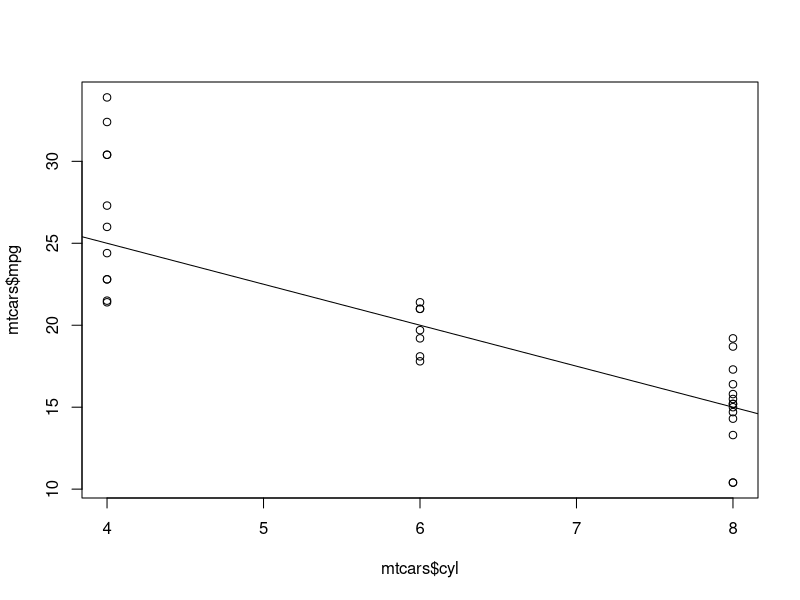

Source code (R):
## ---- chunk 1

head(mtcars)

mean(mtcars$mpg)

## ---- chunk 2

plot(mtcars$cyl, mtcars$mpg)
abline(35, -5/2)

